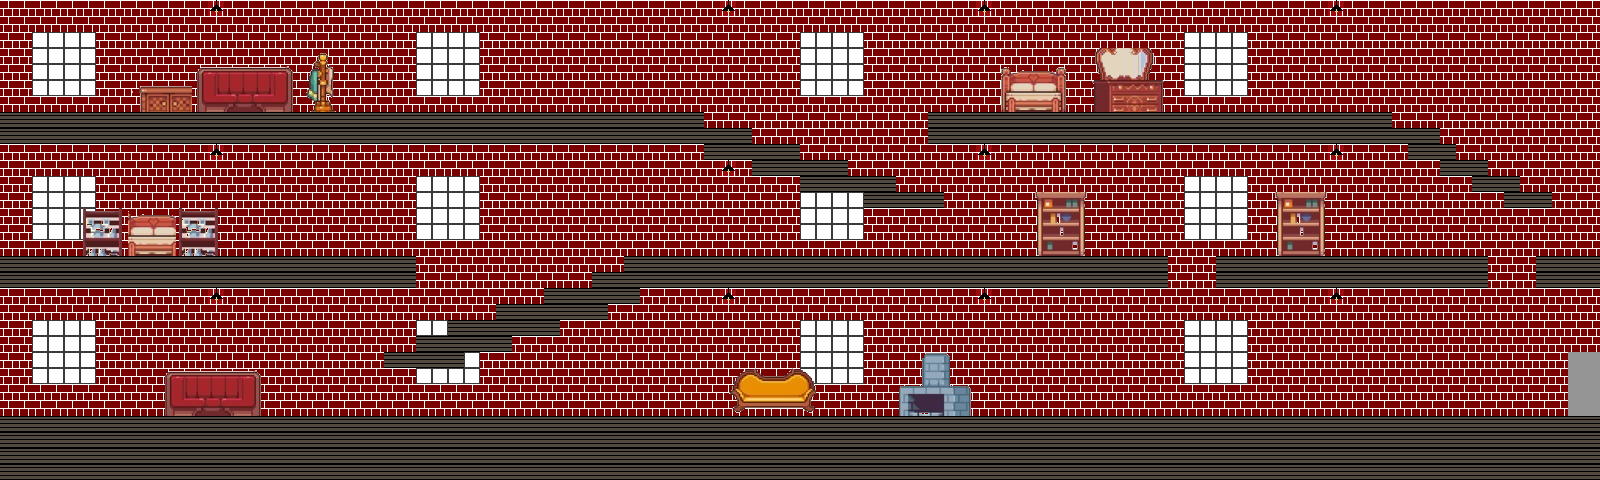

This game map was drawn from its Tiled (.tmx) file and the tilesets committed beside it. A one-line description and the trimmed map source follow:
An orthogonal 100x30 tile map with 16x16 px tiles, 3 tile layers (Wall, TopLayer, Floortiles), 11 tilesets and 64 objects (PlayerSpawn).

<map version="1.2" tiledversion="1.2.2" orientation="orthogonal" renderorder="right-down" width="100" height="30" tilewidth="16" tileheight="16" infinite="0" nextlayerid="13" nextobjectid="107">
 <tileset firstgid="1" name="brick" tilewidth="16" tileheight="16" tilecount="1" columns="1">
  <image source="InsideBuildingTiles/InsideBuildingTiles/brick.bmp" width="16" height="16" />
 </tileset>
 <tileset firstgid="2" name="Window" tilewidth="16" tileheight="16" tilecount="1" columns="1">
  <image source="InsideBuildingTiles/InsideBuildingTiles/Window.bmp" width="16" height="16" />
 </tileset>
 <tileset firstgid="3" name="Floor" tilewidth="16" tileheight="16" tilecount="1" columns="1">
  <image source="InsideBuildingTiles/InsideBuildingTiles/Floor.bmp" width="16" height="16" />
 </tileset>
 <tileset firstgid="4" name="Furniture" tilewidth="16" tileheight="16" tilecount="3060" columns="60">
  <image source="InsideBuildingTiles/InsideBuildingTiles/Furniture.jpeg" width="975" height="820" />
 </tileset>
 <tileset firstgid="3064" name="Furniture1" tilewidth="16" tileheight="16" tilecount="3060" columns="60">
  <image source="InsideBuildingTiles/InsideBuildingTiles/Furniture1.jpeg" width="975" height="820" />
 </tileset>
 <tileset firstgid="6124" name="LightBrick" tilewidth="16" tileheight="16" tilecount="1" columns="1">
  <image source="InsideBuildingTiles/InsideBuildingTiles/LightBrick.png" width="16" height="16" />
 </tileset>
 <tileset firstgid="6125" name="Bed" tilewidth="16" tileheight="16" tilecount="4" columns="2">
  <image source="../../../AlleyLevelTiles/Bed.gif" width="32" height="32" />
 </tileset>
 <tileset firstgid="6129" name="BedTransparent" tilewidth="16" tileheight="16" tilecount="4" columns="2">
  <image source="../../../AlleyLevelTiles/BedTransparent.png" width="32" height="32" />
 </tileset>
 <tileset firstgid="6133" name="Bed" tilewidth="16" tileheight="16" tilecount="4" columns="2">
  <image source="../../../AlleyLevelTiles/Bed.png" width="32" height="32" />
 </tileset>
 <tileset firstgid="6137" name="FurnitureTransparent" tilewidth="16" tileheight="16" tilecount="3060" columns="60">
  <image source="InsideBuildingTiles/InsideBuildingTiles/FurnitureTransparent.png" width="975" height="820" />
 </tileset>
 <tileset firstgid="9197" name="door" tilewidth="16" tileheight="16" tilecount="4" columns="2">
  <image source="InsideBuildingTiles/InsideBuildingTiles/door.png" width="32" height="32" />
 </tileset>
 <layer id="3" name="Wall" width="100" height="30">
  <data>[3000 cells, 2600 non-empty, 7 distinct tile ids]</data>
 </layer>
 <layer id="4" name="TopLayer" width="100" height="30">
  <data>[3000 cells, 232 non-empty, 153 distinct tile ids]</data>
 </layer>
 <layer id="2" name="Floortiles" width="100" height="30">
  <data>[3000 cells, 782 non-empty, 1 distinct tile ids]</data>
 </layer>
 <objectgroup id="12" name="Boundary">
  <object id="89" x="0" y="224" width="16" height="32" />
  <object id="90" x="400" y="224" width="16" height="32" />
  <object id="91" x="16" y="80" width="16" height="48" />
  <object id="92" x="639.972" y="78.1567" width="19.7929" height="36.5408" />
  <object id="93" x="919.103" y="161.389" width="25.3756" height="36.0333" />
  <object id="94" x="920.625" y="80.6943" width="28.9281" height="37.5558" />
  <object id="95" x="1373.83" y="89.8295" width="21.823" height="31.9732" />
  <object id="96" x="1533.7" y="167.986" width="27.4056" height="33.4957" />
  <object id="97" x="1470.77" y="232.948" width="18.2704" height="32.9882" />
  <object id="98" x="1214.47" y="235.485" width="16.2404" height="29.4356" />
  <object id="99" x="1150.02" y="236.5" width="18.7779" height="25.8831" />
  <object id="100" x="622.716" y="241.068" width="24.3605" height="29.9432" />
  <object id="101" x="380.633" y="315.164" width="18.2704" height="40.6009" />
  <object id="102" x="59.3788" y="397.889" width="15.7328" height="27.9131" />
  <object id="103" x="375.558" y="388.246" width="19.2854" height="36.0333" />
  <object id="104" x="762.789" y="390.784" width="24.868" height="35.5258" />
  <object id="105" x="1529.13" y="381.141" width="16.2404" height="47.706" />
  <object id="106" x="1166.26" y="388.754" width="23.853" height="43.646" />
 </objectgroup>
 <objectgroup id="5" name="Floor">
  <object id="20" x="0" y="417" width="1600" height="15.5" />
  <object id="22" x="0" y="257.5" width="416" height="30" />
  <object id="24" x="384.5" y="351" width="80.5" height="15.5" />
  <object id="25" x="416.5" y="334.5" width="93.5" height="16.5" />
  <object id="26" x="447" y="321" width="113.5" height="13" />
  <object id="27" x="496.5" y="304.5" width="110.5" height="15.5" />
  <object id="28" x="544.333" y="288.333" width="97.3333" height="15.3333" />
  <object id="29" x="592.333" y="272.333" width="64" height="15.3333" />
  <object id="30" x="623.5" y="256.5" width="545" height="29" />
  <object id="32" x="1216.5" y="257" width="272.5" height="31.5" />
  <object id="33" x="1535.5" y="255.5" width="65.5" height="32.5" />
  <object id="35" x="0" y="113" width="703.5" height="33" />
  <object id="37" x="687" y="128.5" width="65" height="15" />
  <object id="39" x="703" y="143.667" width="97.3333" height="16" />
  <object id="40" x="751.667" y="160" width="96" height="15.3333" />
  <object id="41" x="799" y="176.333" width="96.3333" height="15.3333" />
  <object id="42" x="861" y="192" width="82.3333" height="16" />
  <object id="43" x="928.333" y="112.333" width="464.333" height="30.6667" />
  <object id="44" x="1375.67" y="128.333" width="64.6667" height="15.3333" />
  <object id="45" x="1423.67" y="144.333" width="32" height="15" />
  <object id="46" x="1440.67" y="160.667" width="47.6667" height="15" />
  <object id="47" x="1473" y="176" width="46.6667" height="15.6667" />
  <object id="48" x="1503.33" y="192.667" width="48.6667" height="13.3333" />
  <object id="81" x="0.666667" y="0.666667" width="5.33333" height="416.667" />
  <object id="82" x="1596" y="0" width="4.66667" height="415.333" />
 </objectgroup>
 <objectgroup id="6" name="EnemySpawn">
  <object id="53" x="383" y="99" />
  <object id="54" x="1007" y="405" />
  <object id="55" x="691" y="102" />
  <object id="56" x="35" y="247" />
  <object id="57" x="746" y="247" />
  <object id="58" x="1273" y="101" />
  <object id="60" x="1391" y="244" />
  <object id="62" x="1303" y="406" />
  <object id="64" x="596" y="404" />
  <object id="65" x="340" y="404" />
 </objectgroup>
 <objectgroup id="7" name="FriendlySpawn">
  <object id="68" x="583" y="102" />
  <object id="69" x="329" y="245" />
  <object id="70" x="475" y="405" />
  <object id="71" x="851" y="403" />
  <object id="72" x="851" y="403" />
  <object id="73" x="975" y="246" />
  <object id="76" x="1122" y="101" />
  <object id="77" x="1495" y="405" />
 </objectgroup>
 <objectgroup id="8" name="LevelTransition">
  <object id="87" x="144" y="342" width="112" height="80.5" />
  <object id="88" x="1568" y="352" width="32" height="80" />
 </objectgroup>
 <objectgroup id="11" name="PlayerSpawn">
  <object id="85" name="PlayerSpawn" x="16" y="384" width="16" height="16" />
 </objectgroup>
</map>
